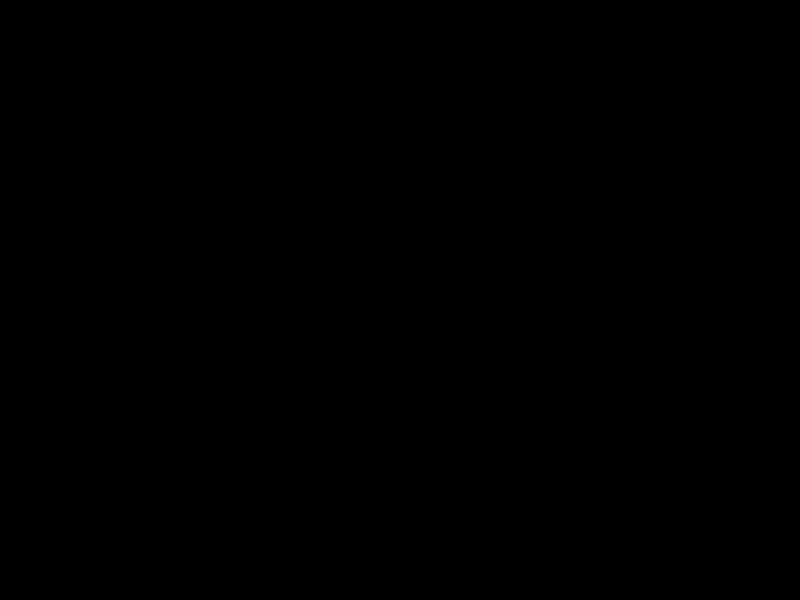
Frame 1 (no input)
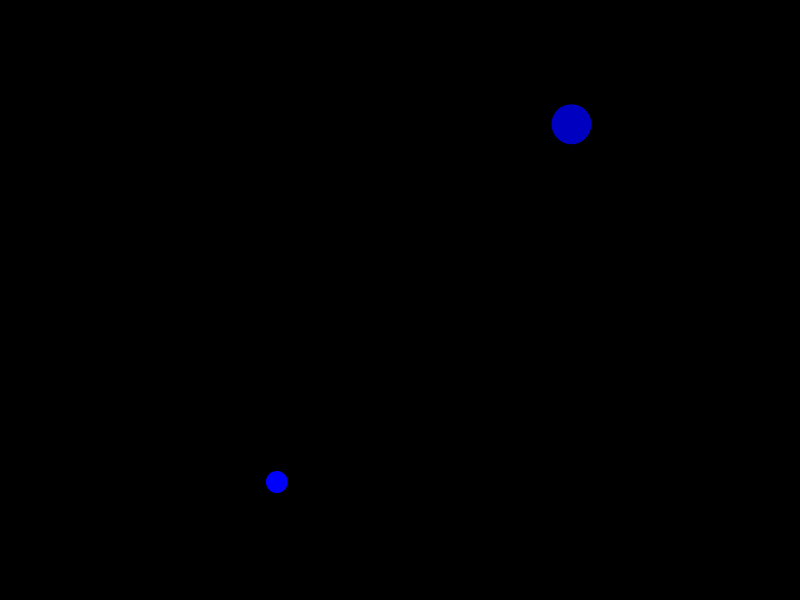
Frame 60 (no input)
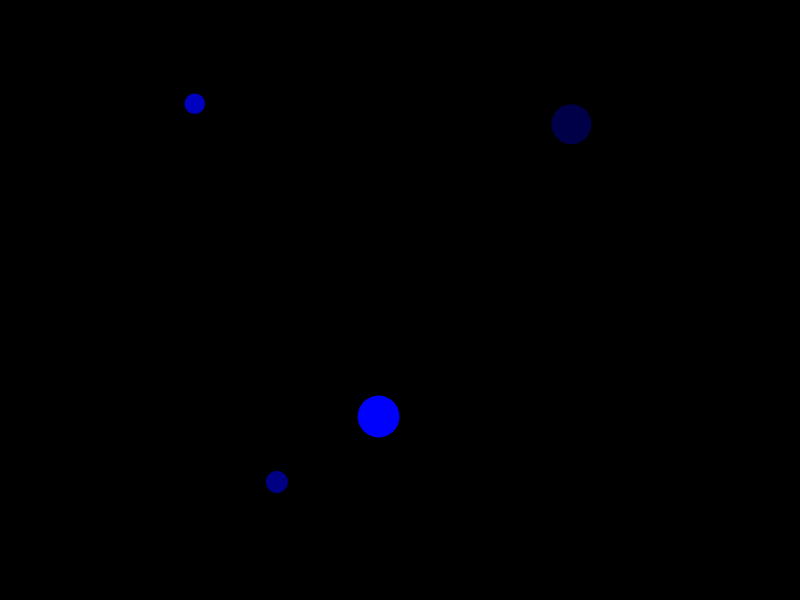
Frame 120 (the mouse pressed at the canvas centre since frame 60)

The p5.js sketch that drew these frames (run headless with seeded random() and noise() and a simulated clock; from frame 60 on, the mouse is pressed at the canvas centre):

// p5.js sketch
// ── sketch.js
let ellipses = [];

function setup() {
  createCanvas(displayWidth, displayHeight);
  noStroke();
}

function draw() {
  background(0);

  // Create fading ellipses continuously
  if (frameCount % 30 === 0) {
    ellipses.push(new FadingEllipse(random(width), random(height)));
  }

  for (let i = 0; i < ellipses.length; i++) {
    ellipses[i].update();
    ellipses[i].display();
  }

  // Remove ellipses that have faded out
  ellipses = ellipses.filter(ellipse => ellipse.alpha > 0);
}

class FadingEllipse {
  constructor(x, y) {
    this.x = x;
    this.y = y;
    this.size = random(10, 50);
    this.alpha = 255; // Initial alpha value (fully opaque)
  }

  update() {
    this.alpha -= 2; // Adjust the fade-out speed
  }

  display() {
    fill(0, 0, 255, this.alpha); // Blue color with variable alpha
    ellipse(this.x, this.y, this.size, this.size);
  }
}
